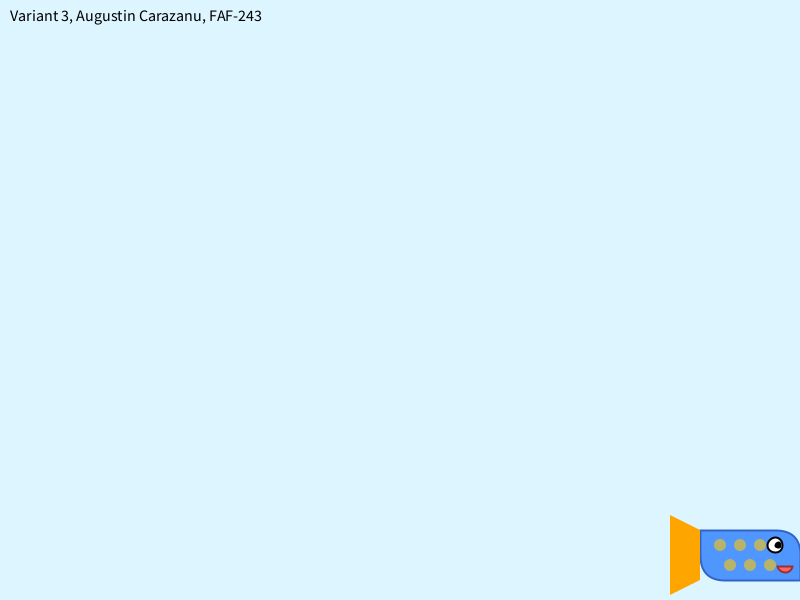
Frame 1 (no input)
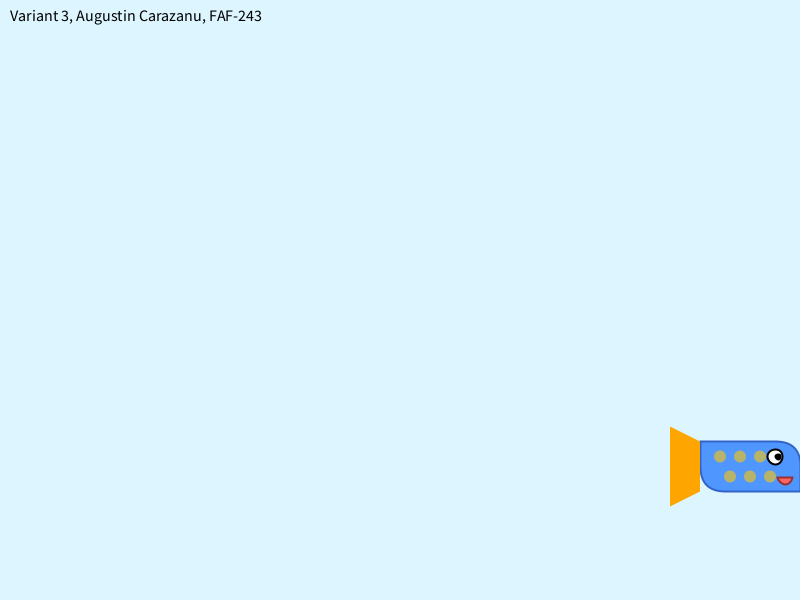
Frame 60 (the mouse pressed at the canvas centre just before this capture)
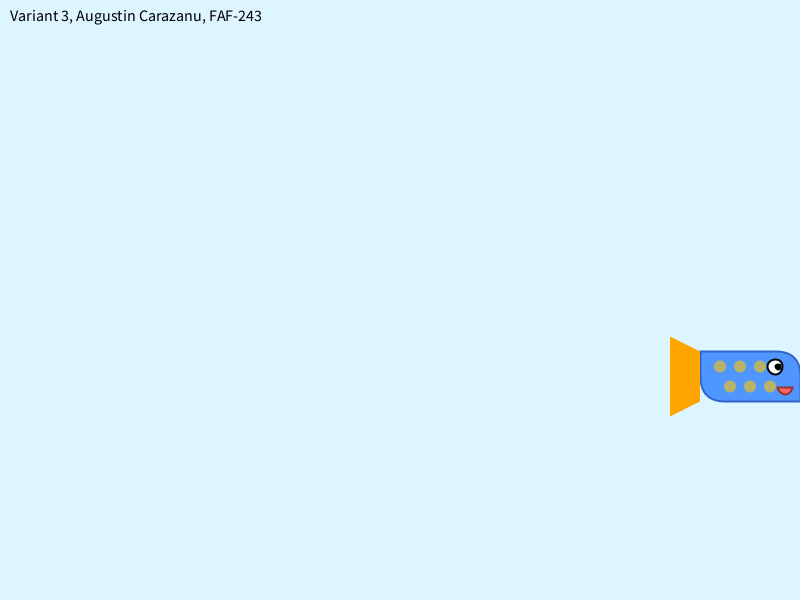
Frame 120 (the mouse held since frame 60 and released just before this capture)

The Processing sketch that drew these frames (run headless with seeded random() and noise(); from frame 60 on, the mouse is pressed at the canvas centre):

// Processing sketch: sketch_251107c
// ── sketch_251107c.pde
float creatureX;
float creatureY;
float creatureWidth = 130;
float creatureHeight = 50;
float speed = 1.5;
float topMargin = 15.0;

void setup() {
  size(800, 600);
  
  creatureX = width - 100;
  creatureY = height - creatureHeight - 20;
}

void draw() {
  background(220, 245, 255);
  
  fill(0);
  textSize(16);
  textAlign(LEFT, TOP);
  text("Variant 3, Augustin Carazanu, FAF-243", 10, 10);
  
  drawCreature(creatureX, creatureY);
  updatePosition();
}

void drawCreature(float x, float y) {
  
  pushMatrix();
  translate(x, y); 

  fill(80, 150, 255);
  stroke(50, 100, 200);
  strokeWeight(2);
  rect(0, 0, 100, 50, 0, 25, 0, 25);

  fill(255, 165, 0);
  noStroke();
  quad(0, 0, -30, -15, -30, 65, 0, 50);

  fill(255);
  stroke(0);
  circle(75, 15, 15);
  fill(0);
  circle(78, 15, 5);

  fill(255, 100, 100);
  stroke(150, 50, 50);
  arc(85, 35, 15, 15, 0.2, PI - 0.2, CHORD);
  
  fill(255, 200, 0, 150);
  noStroke();
  for (int i = 0; i < 3; i++) {
    float scaleX = 20 + i * 20;
    circle(scaleX, 15, 12);
    circle(scaleX + 10, 35, 12);
  }

  popMatrix();
}

void updatePosition() {
  
  if (creatureY > topMargin && creatureX == (width - 100)) {
    creatureY -= speed;
  } 
  else if (creatureY <= topMargin && creatureX > -creatureWidth) {
    creatureY = topMargin;
    creatureX -= speed;
  } 
  else if (creatureX <= -creatureWidth) {
    creatureX = width - 100;
    creatureY = height - creatureHeight - 20;
  }
}
